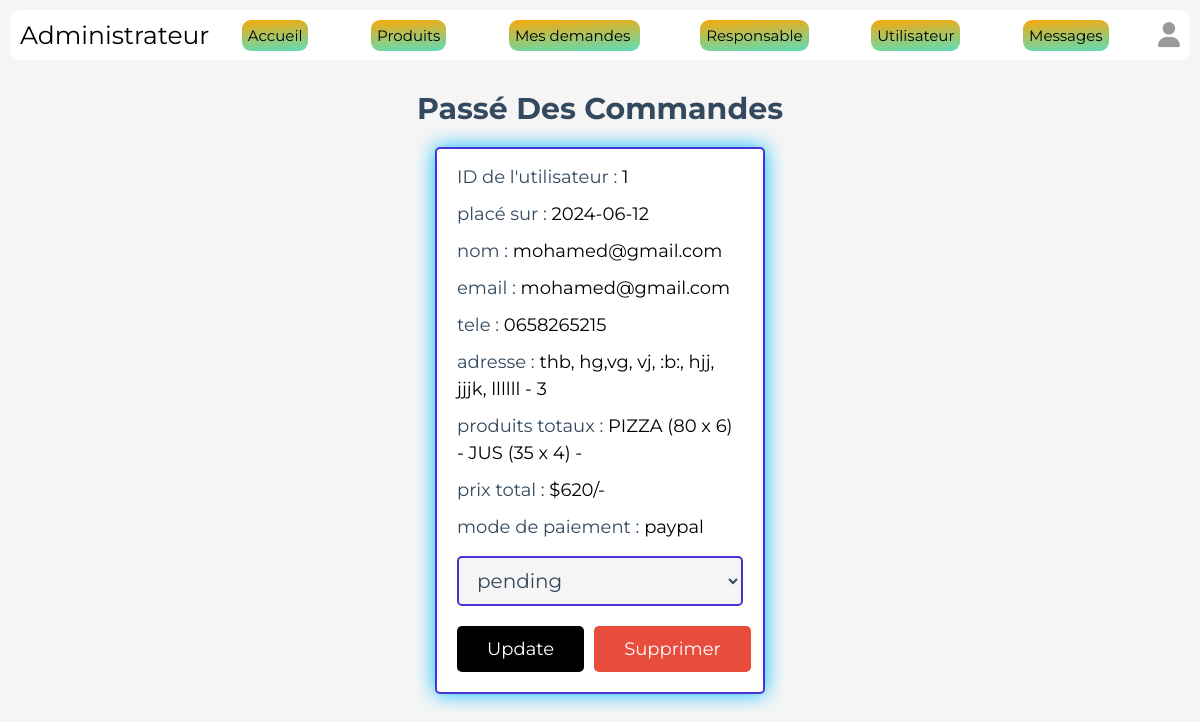
The page /admin/placed_orders.php (signed in) on the database its author committed.
### tables this page shows
CREATE TABLE `orders` (
  `id` int(100) NOT NULL,
  `user_id` int(100) NOT NULL,
  `name` varchar(20) NOT NULL,
  `number` varchar(10) NOT NULL,
  `email` varchar(50) NOT NULL,
  `method` varchar(50) NOT NULL,
  `address` varchar(500) NOT NULL,
  `total_products` varchar(1000) NOT NULL,
  `total_price` int(100) NOT NULL,
  `placed_on` date NOT NULL DEFAULT current_timestamp(),
  `payment_status` varchar(20) NOT NULL DEFAULT 'pending'
);

### admin/placed_orders.php (the view, shortened to what this page needs)
<?php
include '../components/connect.php';
?>
<!DOCTYPE html>
<html >
<head>
   <link rel="stylesheet" href="https://cdnjs.cloudflare.com/ajax/libs/font-awesome/6.1.1/css/all.min.css">
   <link rel="stylesheet" href="../css/admin_style.css">
</head>
<body>
<?php include '../components/admin_header.php' ?>
<section class="placed-orders">
   <h1 class="heading">passé des commandes</h1>
   <div class="box-container">
   <?php
      $select_orders = $conn->prepare("SELECT * FROM `orders`");
      $select_orders->execute();
      if($select_orders->rowCount() > 0){
         while($fetch_orders = $select_orders->fetch(PDO::FETCH_ASSOC)){
   ?>
   <div class="box">
      <p> ID de l'utilisateur : <span><?= $fetch_orders['user_id']; ?></span> </p>
      <p> placé sur : <span><?= $fetch_orders['placed_on']; ?></span> </p>
      <p> nom : <span><?= $fetch_orders['name']; ?></span> </p>
      <p> email : <span><?= $fetch_orders['email']; ?></span> </p>
      <p> tele : <span><?= $fetch_orders['number']; ?></span> </p>
      <p> adresse : <span><?= $fetch_orders['address']; ?></span> </p>
      <p> produits totaux : <span><?= $fetch_orders['total_products']; ?></span> </p>
      <p> prix total : <span>$<?= $fetch_orders['total_price']; ?>/-</span> </p>
      <p> mode de paiement : <span><?= $fetch_orders['method']; ?></span> </p>
      <form action="" method="POST">
         <select name="payment_status" class="drop-down">
            <option value="" selected disabled><?= $fetch_orders['payment_status']; ?></option>
         </select>
         <div class="flex-btn">
            <input type="submit" value="update" class="btn" name="update_payment">
            <a href="placed_orders.php?delete=<?= $fetch_orders['id']; ?>" class="delete-btn" onclick="return confirm('supprimer cette commande ?');">supprimer</a>
         </div>
      </form>
   </div>
   <?php
      }
   }else{
      echo '<p class="empty">aucune commande passée pour l instant !</p>';
   }
   ?>
   </div>
</section>
</body>
</html>

### css/admin_style.css (style rules this page uses)
:root { --main-color:black; --red:#e74c3c; --orange:#f39c12; --black:#34495e; --white:#fff; --light-bg:#f5f5f5; --light-color:#999; --border:.2rem solid #4834d4; --box-shadow:0px 0px 20px #00bbff; }
* { font-family: 'Montserrat', sans-serif; margin:0; padding:0; box-sizing: border-box; text-decoration: none; outline: none; border:none; }
html { font-size: 62.5%; overflow-x: hidden; }
body { background-color: var(--light-bg); }
section { max-width: 1200px; margin:0 auto; padding:2rem; }
.btn, .delete-btn, .option-btn { display: block; margin-top: 1rem; border-radius: .5rem; cursor: pointer; width: 100%; font-size: 1.8rem; color:var(--white); padding:1.2rem 3rem; text-transform: capitalize; text-align: center; }
.btn { background-color: var(--main-color); }
.delete-btn { background-color: var(--red); }
.flex-btn { display: flex; gap:1rem; }
.heading { text-align: center; margin-bottom: 2rem; text-transform: capitalize; color:var(--black); font-size: 3rem; }
.placed-orders .box-container { display: grid; grid-template-columns: repeat(auto-fit, 33rem); gap:1.5rem; justify-content: center; align-items: flex-start; }
.placed-orders .box-container .box { background-color: var(--white); border-radius: .5rem; box-shadow: var(--box-shadow); border:var(--border); padding:2rem; padding-top: 1rem; }
.placed-orders .box-container .box p { padding: .5rem 0; line-height: 1.5; font-size: 1.8rem; color:var(--black); }
.placed-orders .box-container .box p span { color:var(--main-color); }
.placed-orders .box-container .box .drop-down { width: 100%; margin:1rem 0; background-color: var(--light-bg); padding:1rem 1.4rem; font-size: 2rem; color:var(--black); border:var(--border); border-radius: .5rem; }

### rows shown on the page
orders: user "1", placed_on "2024-06-12", name "mohamed@gmail.com", email "mohamed@gmail.com", number "0658265215", address "thb, hg,vg, vj, :b:, hjj, jjjk, llllll - 3", total_products "PIZZA (80 x 6) - JUS (35 x 4) -", total_price "620", method "paypal", payment_status "pending"
